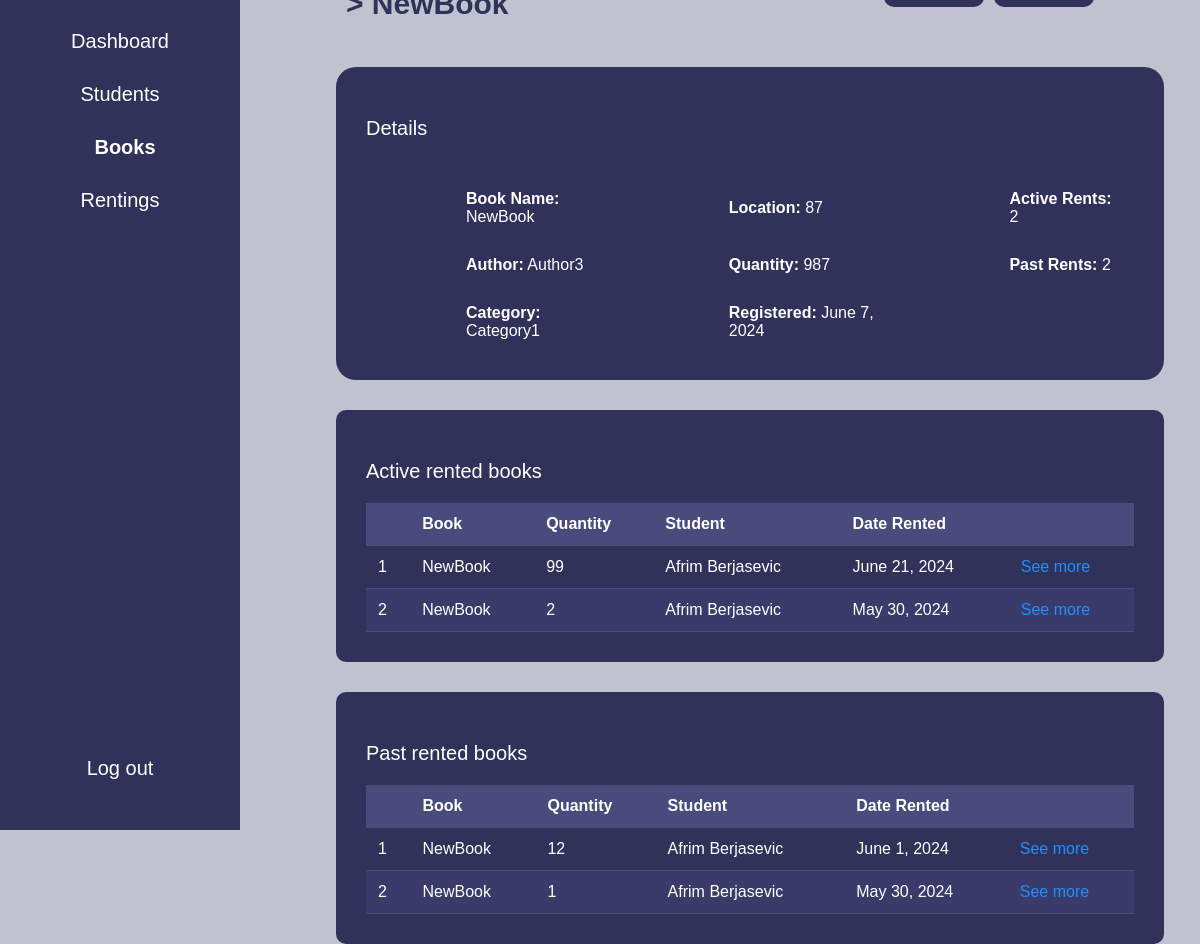
The page /books/28/ (signed in) on the database its author committed.
### Books/models.py (models this page shows)
class Book(models.Model):
    name = models.CharField(max_length=100)
    author = models.CharField(max_length=100)
    category = models.CharField(max_length=50)
    location = models.CharField(max_length=100)
    quantity = models.IntegerField(default=0)
    registered_date = models.DateField(auto_now_add=True)
    def __str__(self):
        return self.name

### Rentings/models.py (models this page shows, shortened)
class Rentings(models.Model):
    book = models.ForeignKey(Book, on_delete=models.CASCADE)
    student = models.ForeignKey(Student, on_delete=models.CASCADE)
    date_rented = models.DateField()
    date_returned = models.DateField(null=True, blank=True)
    quantity=models.IntegerField(default=1)

### Students/models.py (models this page shows)
class Student(models.Model):
    first_name = models.CharField(max_length=50)
    last_name = models.CharField(max_length=50)
    birth_date = models.DateField()
    address = models.CharField(max_length=200)
    grade=models.IntegerField(default=1)
    phone = models.CharField(max_length=15)
    email = models.EmailField()
    def __str__(self):
        name=self.first_name+" "+self.last_name
        return name

### librarysystem/views.py (the view)
# urls.py: path('books/<int:book_id>/', login_required(views.book_detail), name='book_detail'),
def book_detail(request, book_id):
    book = get_object_or_404(Book, id=book_id)
    active_rentings_count = Rentings.objects.filter(book=book, date_returned__isnull=True).count()
    past_rentings_count=Rentings.objects.filter(book=book,date_returned__isnull=False).count()
    active_rentings=Rentings.objects.filter(book=book,date_returned__isnull=True)
    past_rentings=Rentings.objects.filter(book=book,date_returned__isnull=False)
    return render(request, 'librarysystem/books_detail.html', {'book': book,'activerents':active_rentings_count,'pastrentings':past_rentings_count,'active':active_rentings,'past':past_rentings})

### librarysystem/templates/librarysystem/books_detail.html (shortened to what this page needs)
<!DOCTYPE html>
<html lang="en">
<head>
    {% load static %}
    <link rel="stylesheet" type="text/css" href="{% static 'librarysystem/style.css' %}">
</head>
<body>
{% include 'librarysystem/navbar.html' %}
<div class="content">
    <div class="info">
        <div class="modelname" style="margin: 0;">
            <p>> {{book.name}} </p>
        </div>
        <div class="theinfo">
            <a style="padding-right: 10px;" href="{% url 'book_edit' book.id %}"><button>Edit</button></a>
            <a href="#" id="deleteButton"><button>Delete</button></a>
        </div>
    </div>
    <div class="book-info">
     <div class="details">
        <p style="color: white; font-size:20px;">Details</p>
        <table class="thetable">
            <tr>
                <td><span class="infoname">Book Name:</span> {{book.name}}</td>
                <td><span class="infoname">Location:</span> {{book.location}}</td>
                <td><span class="infoname">Active Rents:</span> {{activerents}}</td>
            </tr>
            <tr>
                <td><span class="infoname">Author:</span> {{book.author}}</td>
                <td><span class="infoname">Quantity:</span> {{book.quantity}}</td>
                <td><span class="infoname">Past Rents:</span> {{pastrentings}}</td>
            </tr>
            <tr>
                <td><span class="infoname">Category:</span> {{book.category}}</td>
                <td><span class="infoname">Registered:</span> {{book.registered_date}}</td>
            </tr>
        </table>
     </div>
     <div class="active-rents">
        <p style="color: white; font-size:20px;">Active rented books</p>
        <table class="activepasttable">
            <thead>
                <tr>
                    <th></th>
                    <th>Book</th>
                    <th>Quantity</th>
                    <th>Student</th>
                    <th>Date Rented</th>
                    <th></th>
                </tr>
            </thead>
            <tbody>
                {% for book in active %}
                    <tr>
                        <td>{{forloop.counter}}</td>
                        <td>{{book.book}}</td>
                        <td>{{book.quantity}}</td>
                        <td>{{book.student}}</td>
                        <td>{{book.date_rented}}</td>
                        <td><a href="#">See more</a></td>
                    </tr>
                {% endfor %}
            </tbody>
        </table>
    </div>
 <div class="active-rents">
    <p style="color: white; font-size:20px;">Past rented books</p>
    <table class="activepasttable">
        <thead>
            <tr>
                <th></th>
                <th>Book</th>
                <th>Quantity</th>
                <th>Student</th>
                <th>Date Rented</th>
                <th></th>
            </tr>
        </thead>
        <tbody>
            {% for book in past %}
                <tr>
                    <td>{{forloop.counter}}</td>
                    <td>{{book.book}}</td>
                    <td>{{book.quantity}}</td>
                    <td>{{book.student}}</td>
                    <td>{{book.date_rented}}</td>
                    <td><a href="#">See more</a></td>
                </tr>
            {% endfor %}
        </tbody>
    </table>
</div>
    </div>
</div>
</body>
</html>

### librarysystem/static/style.css (style rules this page uses)
body { background-color: crimson; width: 100%; height: 100vh; }

### librarysystem/templates/librarysystem/books_detail.html (style rules this page uses)
.activepasttable { width: 100%; border-collapse: collapse; margin-top: 20px; }
.activepasttable th, .activepasttable td { padding: 12px; text-align: left; color: white; border-bottom: 1px solid #4A4B7D; }
.activepasttable th { background-color: #4A4B7D; }
.activepasttable tr:nth-child(even) { background-color: #3A3B6A; }
.activepasttable tr:nth-child(odd) { background-color: #31325A; }
.activepasttable a { color: #1E90FF; text-decoration: none; }
.active-rents { width: 100%; padding: 30px; border-radius: 10px; border: none; margin-top: 30px; background-color: #31325A; }
.thetable { width: 100%; margin-top: 30px; background-color: #31325A; border-collapse: collapse; }
.thetable th, .thetable td { color: white; padding: 10px; text-align: left; padding-left: 100px; padding-top: 20px; }
.book-info { width: 80%; margin-top: 50px; display: flex; flex-direction: column; border-radius: 10px; }
.details { width: 100%; background-color: #31325A; border-radius: 20px; padding: 30px; }
.infoname { color: white; font-weight: bold; }
body { margin: 0; padding: 0; background-color: #C1C2CF; font-family: Arial, Helvetica, sans-serif; }
.content { padding-left: 20%; display: flex; flex-direction: column; justify-content: center; align-items: center; align-content: center; height: 100%; width: 80%; padding-top: 20px; padding-bottom: 20px; }
.info { width: 80%; display: flex; justify-content: space-between; align-items: center; margin-top: 50px; }
.modelname { width: 33%; height: 50px; padding: 10px; }
.modelname p { font-size: 30px; color: #31325A; text-align: left; font-weight: 600; }
.info .theinfo { width: 33%; height: 50px; padding: 10px; }
.theinfo { width: 100px; height: 50px; border-radius: 10px; display: flex; align-items: flex-end; justify-content: flex-end; margin-left: 30px; color: white; }
.theinfo a { width: 100px; height: 50px; }
.theinfo a button { width: 100px; height: 50px; cursor: pointer; border-radius: 10px; background-color: #31325A; margin-right: 50px; color: white; border: none; }

### rows shown on the page
Book: name "NewBook", location "87", author "Author3", quantity "987", category "Category1", registered_date "June 7, 2024"
Rentings: book "NewBook", quantity "99", student "Afrim Berjasevic", date_rented "June 21, 2024"
Rentings: book "NewBook", quantity "2", student "Afrim Berjasevic", date_rented "May 30, 2024"
Rentings: book "NewBook", quantity "12", student "Afrim Berjasevic", date_rented "June 1, 2024"
Rentings: book "NewBook", quantity "1", student "Afrim Berjasevic", date_rented "May 30, 2024"

### other values the page prints
{{ activerents }} "2"
{{ pastrentings }} "2"
